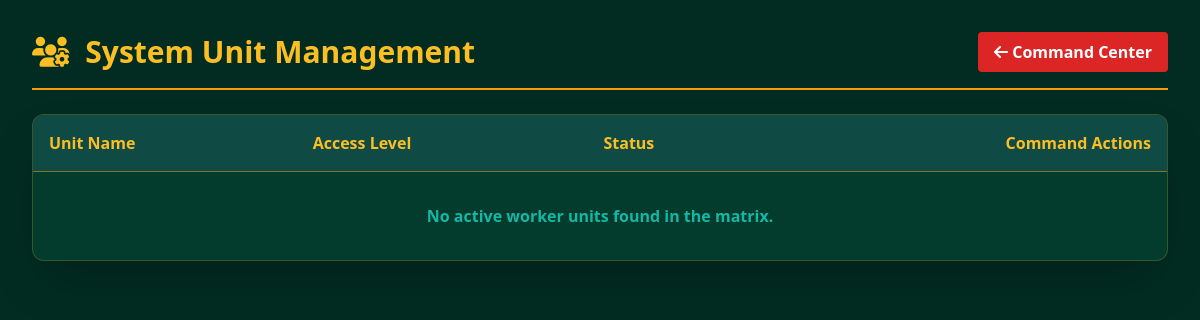
Before: /dashboard/manage-workers/ (signed in) with the older database file.
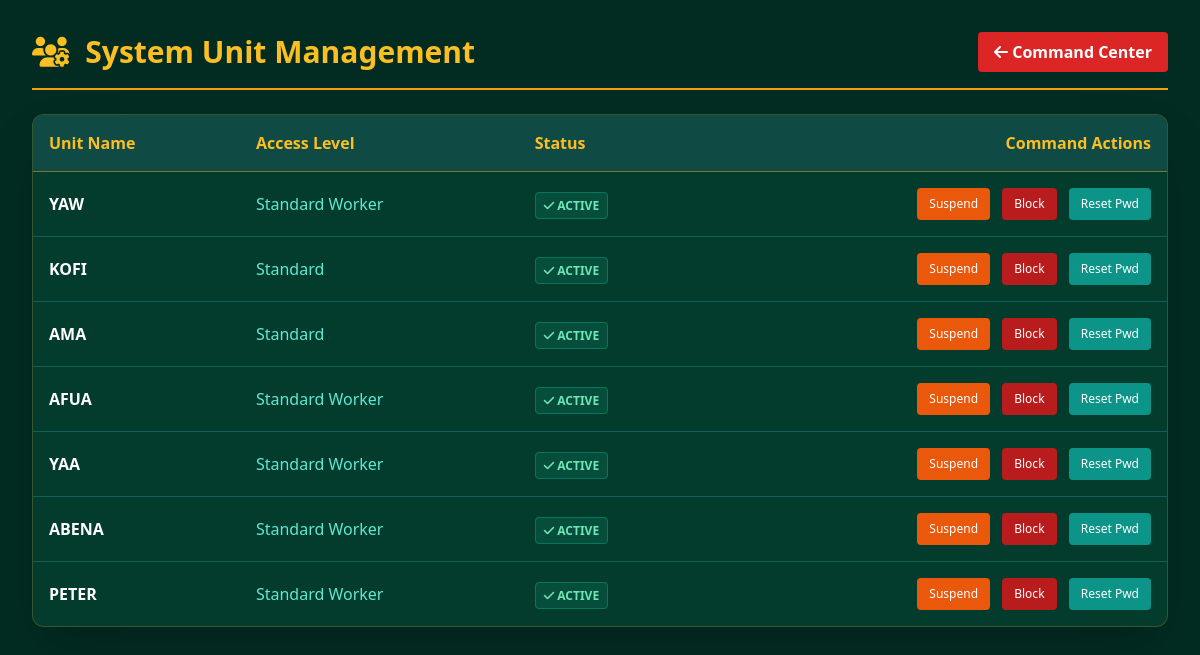
After: the same page with the newer database file.
### accounts/models.py (models this page shows, shortened)
class CustomUser(AbstractUser):
    is_worker = models.BooleanField(default=False)
    is_admin = models.BooleanField(default=False)

### dashboard/models.py (models this page shows, shortened)
class WorkerProfile(models.Model):
    user = models.OneToOneField(USER_MODEL, on_delete=models.CASCADE, related_name='worker_profile')
    access_level = models.CharField(max_length=50, default='Standard Worker', blank=True)
    is_suspended = models.BooleanField(default=False)
    is_blocked = models.BooleanField(default=False)
    updated_at = models.DateTimeField(auto_now=True)

### dashboard/views.py (the view)
# urls.py: path('manage-workers/', views.manage_workers, name='manage_workers'),
@login_required
def manage_workers(request):
    workers = User.objects.exclude(is_superuser=True).prefetch_related('worker_profile')
    return render(request, 'dashboard/manage_workers.html', {
        'forum_name': FORUM_BRANDING,
        'workers': workers
    })

### dashboard/templates/dashboard/manage_workers.html (shortened to what this page needs)
<!DOCTYPE html>
<html lang="en">
<head>
    <script src="https://cdn.tailwindcss.com"></script>
    <link rel="stylesheet" href="https://cdnjs.cloudflare.com/ajax/libs/font-awesome/6.4.0/css/all.min.css">
</head>
<body class="p-8">
    <div class="max-w-6xl mx-auto">
        <div class="flex justify-between items-center mb-6 border-b-2 border-amber-500 pb-4">
            <h1 class="text-3xl font-bold text-amber-400"><i class="fa-solid fa-users-gear mr-2"></i> System Unit Management</h1>
            <a href="{% url 'dashboard:admin_dashboard' %}" class="bg-red-600 px-4 py-2 rounded font-bold text-white"><i class="fa-solid fa-arrow-left"></i> Command Center</a>
        </div>
        <div class="bg-panel rounded-xl overflow-hidden shadow-2xl">
            <table class="w-full text-left border-collapse">
                <thead>
                    <tr class="bg-teal-900/80 border-b border-amber-500/50">
                        <th class="p-4 text-amber-400">Unit Name</th>
                        <th class="p-4 text-amber-400">Access Level</th>
                        <th class="p-4 text-amber-400">Status</th>
                        <th class="p-4 text-amber-400 text-right">Command Actions</th>
                    </tr>
                </thead>
                <tbody class="divide-y divide-teal-800">
                    {% for worker in workers %}
                    {% with profile=worker.worker_profile %}
                    <tr class="hover:bg-teal-800/30 transition">
                        <td class="p-4 font-bold text-white">{{ worker.username }}</td>
                        <td class="p-4 text-teal-300">{{ profile.access_level|default:"Standard" }}</td>
                        <td class="p-4">
                            {% if profile.is_blocked %}
                                <span class="bg-red-900 text-red-300 px-2 py-1 rounded text-xs font-bold border border-red-700"><i class="fa-solid fa-lock"></i> BLOCKED</span>
                            {% elif profile.is_suspended %}
                                <span class="bg-orange-900 text-orange-300 px-2 py-1 rounded text-xs font-bold border border-orange-700"><i class="fa-solid fa-pause"></i> SUSPENDED</span>
                            {% else %}
                                <span class="bg-emerald-900 text-emerald-300 px-2 py-1 rounded text-xs font-bold border border-emerald-700"><i class="fa-solid fa-check"></i> ACTIVE</span>
                            {% endif %}
                        </td>
                        <td class="p-4 text-right space-x-2">
                            <a href="{% url 'dashboard:manage_worker' worker.id 'suspend' %}" class="inline-block bg-orange-600 hover:bg-orange-500 text-white text-xs px-3 py-2 rounded transition">
                                {% if profile.is_suspended %}Reactivate{% else %}Suspend{% endif %}
                            </a>
                            <a href="{% url 'dashboard:manage_worker' worker.id 'block' %}" class="inline-block bg-red-700 hover:bg-red-600 text-white text-xs px-3 py-2 rounded transition">
                                {% if profile.is_blocked %}Unblock{% else %}Block{% endif %}
                            </a>
                            <a href="{% url 'dashboard:manage_worker' worker.id 'reset_pwd' %}" class="inline-block bg-teal-600 hover:bg-teal-500 text-white text-xs px-3 py-2 rounded transition" onclick="return confirm('Confirm password reset for {{ worker.username }}?');">
                                Reset Pwd
                            </a>
                        </td>
                    </tr>
                    {% endwith %}
                    {% empty %}
                    <tr>
                        <td colspan="4" class="p-8 text-center text-teal-500 font-bold">No active worker units found in the matrix.</td>
                    </tr>
                    {% endfor %}
                </tbody>
            </table>
        </div>
    </div>
</body>
</html>

Changed rows visible on the page:
now on this page (row edited): CustomUser: username "YAW", worker_profile.access_level "Standard Worker"
added CustomUser: username "KOFI", worker_profile.access_level "Standard"
added CustomUser: username "AMA", worker_profile.access_level "Standard"
added CustomUser: username "AFUA", worker_profile.access_level "Standard Worker"
added CustomUser: username "YAA", worker_profile.access_level "Standard Worker"
added CustomUser: username "ABENA", worker_profile.access_level "Standard Worker"
added CustomUser: username "PETER", worker_profile.access_level "Standard Worker"
Other visible differences:
text no longer shown: "No active worker units found in the matrix."
